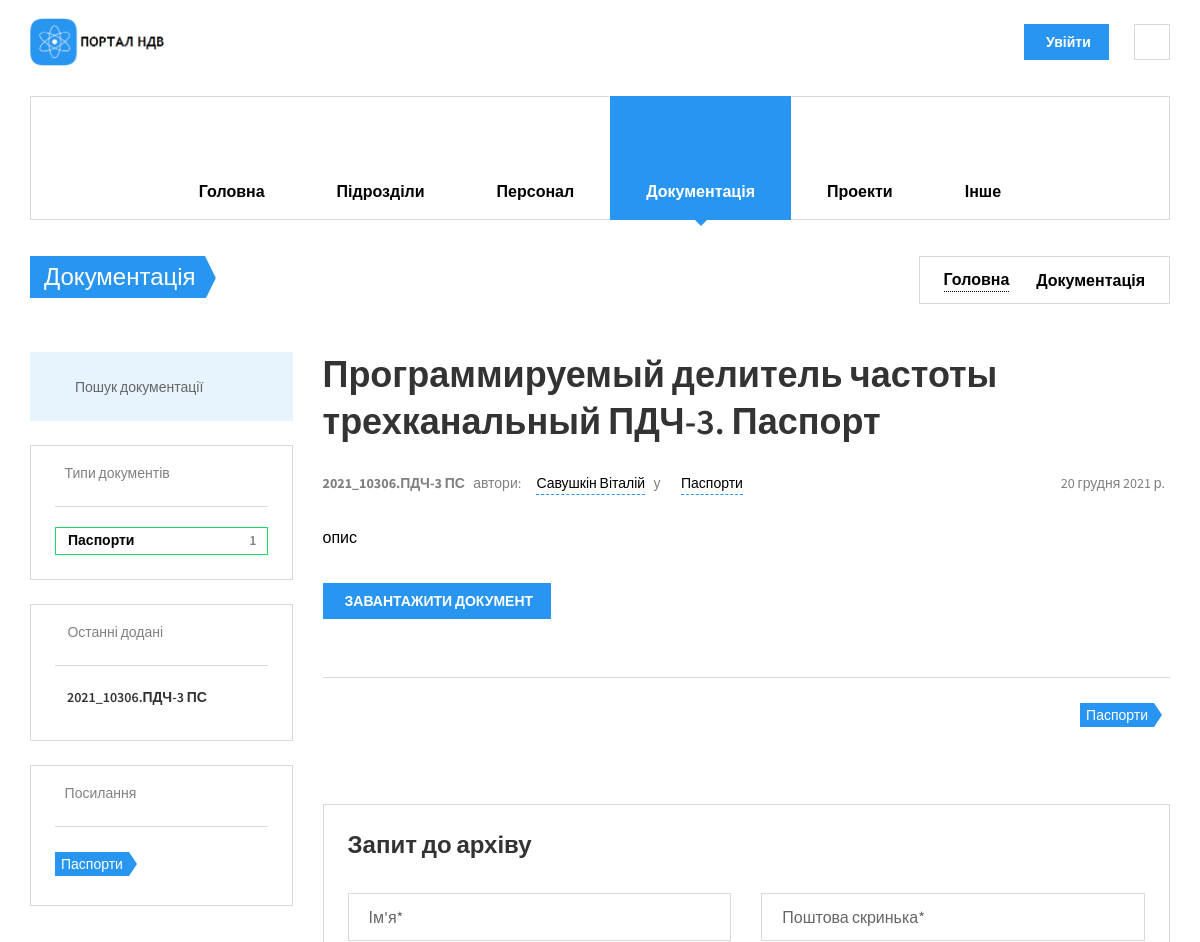
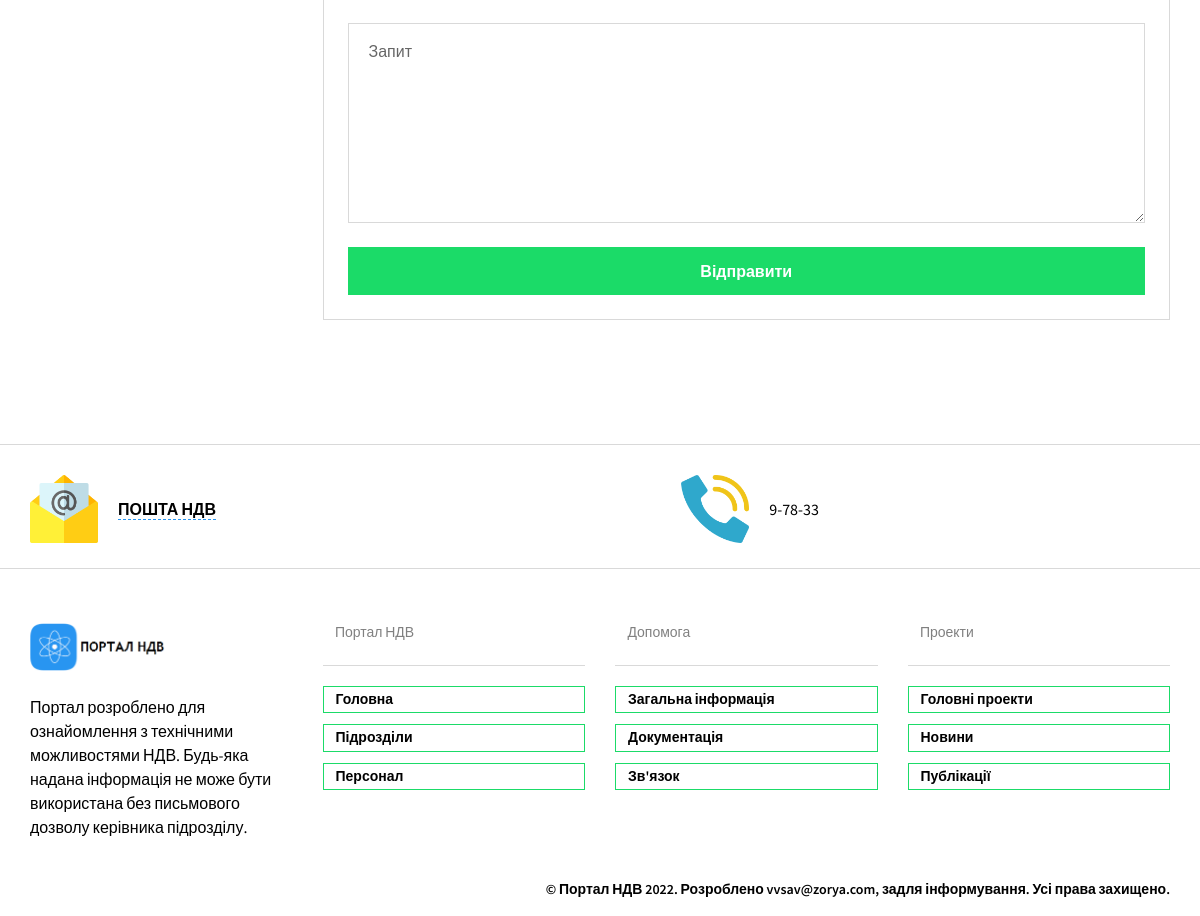
/documents/docs/programmiruemyj-delitel-chastoty-trehkanalnyj-pdch-3-pasport/, run on the app's committed database (2 pictures, top to bottom).
### documents/models.py (models this page shows, shortened)
class Documents(models.Model):
    CHOICES_DOC_TYPE = (
        ("M", "Методики"), ("P", "Паспорти"), ("KE", "Керівництва з експлуатації"), ("TD", "Техничні довідки"),
        ("ZT", "Технічні звіти"), ("TI", "Технологічні інструкції"), ("I", "Інше"), (None, "Тип"))
    CHOICES_STATUS = (("Р", "Розробка"), ("У", "Узгодження"), ("В", "Впроваджено"), (None, "Статус"))
    year = models.CharField(max_length=4, help_text="Введіть рік випуску",
                            verbose_name="Рік випуску", null=True)
    number = models.CharField(max_length=20, help_text="Введіть номер документу",
                              verbose_name="Номер документа", null=True)
    name = models.CharField(max_length=500, help_text="Введіть назву документу",
                            verbose_name="Назва документа")
    description = models.TextField(max_length=5000, help_text='Введіть короткий опис документа (мета)',
                                   verbose_name='Опис документа', null=True)
    slug = models.SlugField(max_length=500, unique=True, verbose_name='URL', db_index=True)
    div = models.ForeignKey(Divisions, on_delete=models.SET_NULL, null=True, verbose_name='Назва підрозділу',
                            related_name='div')
    author = models.ManyToManyField(Staff, verbose_name='Автор', help_text="Оберіть автора/авторів документу",
                                    related_name='authors')
    type = models.CharField(max_length=50, help_text="Оберіть тип документу",
                            verbose_name="Тип документу", choices=CHOICES_DOC_TYPE)
    status = models.CharField(max_length=50, help_text="Поточний статус документу",
                              verbose_name="Статус документу", choices=CHOICES_STATUS)
    def directory_path(instance, filename):
        return f'archives/{instance.div.slug}/{instance.type}/{filename}'
    doc = models.FileField(upload_to=directory_path)
    release_date = models.DateField(help_text="Введіть дату впровадження", verbose_name="Дата впровадження",
                                    blank=True, null=True)
    objects = models.Manager()
    def display_author(self):
        return ', '.join([self.staff.fio.split()[0] for self.staff in self.author.all()])
    display_author.short_description = 'Автори'
    def file_load(self):
        self.doc.upload_to = f'archives/{self.div.slug}/{self.type}/'
        return self.doc.upload_to
    file_load.short_description = 'Розташування файлу'
    class Meta:
        verbose_name = 'Документація'
        verbose_name_plural = 'Документація'
        ordering = ['-release_date']

### nio_app/models.py (models this page shows, shortened)
class Staff(models.Model):
    fio = models.CharField(max_length=100, help_text='не більше ніж 100 символів',
                           verbose_name='ПІБ')
    slug = models.SlugField(max_length=100, unique=True, verbose_name='URL', db_index=True)
    div = models.ForeignKey(Divisions, on_delete=models.SET_NULL, verbose_name='Підрозділ', null=True)
    tabel = models.CharField(max_length=5, help_text='не більше ніж 5 символів', verbose_name='Табельный номер',
                             unique=True)
    prof = models.CharField(max_length=100, help_text='не більше ніж 100 символів',
                            verbose_name='Посада')
    oklad = models.IntegerField(verbose_name='Оклад')
    birthday = models.DateField(verbose_name="Дата народження", blank=True)
    phone = models.CharField(max_length=18, help_text='формат +38(ХХХ)-ХХХ-ХХ-ХХ',
                             verbose_name='Номер телефону')
    adress = models.CharField(max_length=100, help_text='формат пр/вул/провулок ХХХХХ д.ХХ кв.ХХ',
                              verbose_name='Домашня адреса')
    photo = models.ImageField(upload_to="workers_foto/", verbose_name="Фото")
    objects = models.Manager()
    class Meta:
        verbose_name = 'Персонал'
        verbose_name_plural = 'Персонал'
        ordering = ['fio']

### documents/views.py (the view)
# urls.py: path('docs/<slug:slug>/', DocDetail.as_view(), name='doc_single'),
class DocDetail(DetailView, PortalMixin):
    model = Documents
    template_name = 'documents/doc_single.html'
    def get_context_data(self, *, object_list=None, **kwargs):
        context = super().get_context_data(object_list=None, **kwargs)
        context['docs_all'] = Documents.objects.only('year', 'slug', 'number')
        """використання PortalMixin"""
        self.divisions = Divisions.objects.only('abr', 'slug')
        mixin_context = self.get_user_context()
        return dict(list(context.items()) + list(mixin_context.items()))

### nio_app/utilits.py (called while the page is built)
    def docs_name(self):
        doc = (
            ("M", "Методики"), ("P", "Паспорти"), ("KE", "Керівництва з експлуатації"), ("TD", "Техничні довідки"),
            ("ZT", "Технічні звіти"), ("TI", "Технологічні інструкції"), ("I", "Інше"))
        docs_type = Documents.objects.values('type').annotate(Count('type'))
        dt = []
        for i in doc:
            for t in docs_type:
                if t['type'] in i:
                    add = [i[0], i[1], t['type__count']]
                    dt.append(add)
                else:
                    continue
        return dt

    def get_user_context(self, **kwargs):
        context = kwargs
        context['divisions'] = self.divisions
        context['dt'] = self.docs_name()
        context['projects'] = Projects.objects.only('name')
        context['page'] = ''
        return context

### documents/templates/documents/doc_single.html (shortened to what this page needs)
{% extends 'nio_app/base_portal.html' %}
{% load static %}
{% block main %}
<li class="menu-item-has-children">
  {% endblock main %}
  {% block divs %}
<li class="menu-item-has-children">
  {% endblock divs %}
  {% block staff %}
<li class="menu-item-has-children">
  {% endblock staff %}
  {% block docs %}
<li class="menu-item-has-children current-menu-item">
  {% endblock docs %}
  {% block projects %}
<li class="menu-item-has-children">
  {% endblock projects %}
  {% block other %}
<li class="menu-item-has-children">
  {% endblock other %}
{% block content %}
<section class="page-title">
  <div class="container">
    <div class="inner">
      <div class="column">
        <div class="title">
          <a href="{% url 'documents:docs' %}">
          <h1>Документація</h1>
          </a>
        </div>
      </div>
      <div class="column">
        <div class="breadcrumbs">
          <a href="{% url 'nio_app:index_portal' %}">Головна</a>
          <span class="delimiter"><i class="icon-arrow-right"></i></span>
          <span>Документація</span>
        </div>
      </div>
    </div>
  </div>
</section>
<div class="container">
  <div class="row">
    <div class="col-lg-9 col-md-8 col-lg-push-3 col-md-push-4">
      <h3>{{documents.name}}</h3>
      <div class="post-meta">
        <div class="column">
              <span>
                <strong>{{ documents.year }}_{{ documents.number }}</strong>
              </span>
              <span>
                  автори:
                {% for a in documents.author.all %}
                <i class="icon-head"></i>
                <a href="{% url 'nio_app:staff_single' a.slug %}">
                    {{ a.fio }}</a>
                {% endfor %}
              </span>
              <span>у</span>
              <span>
                <i class="icon-ribbon"></i>
                <a href="{% url 'documents:docs_type' documents.type %}">{{ documents.get_type_display }}</a>
              </span>
            </div>
        <div class="column"><span>{{ documents.release_date }}</span></div>
      </div>
      <p>{{ documents.description|safe }}</p>
      {% if request.user.is_authenticated %}
      <a href="{% url 'documents:download_doc' id=documents.pk %}"
         class="btn btn-sm btn-default btn-icon-right waves-effect waves-light">
        ЗАВАНТАЖИТИ ДОКУМЕНТ
      </a>
      {% else %}
      <a href="{% url 'nio_app:login' %}"
         class="btn btn-sm btn-default btn-icon-right waves-effect waves-light">
        ЗАВАНТАЖИТИ ДОКУМЕНТ
      </a>
      {% endif %}
      <div class="post-tools space-top-2x">
        <div class="column">
          <div class="tags-links">
            <a href="{% url 'documents:docs_type' documents.type %}">{{ documents.get_type_display }}</a>
          </div>
        </div>
      </div>
      <div class="comments-area space-top-3x">
        <div class="comment-respond">
          <h4 class="comment-reply-title">Запит до архіву</h4>
          <form method="post" class="row" autocomplete="off">
          <div class="col-sm-6">
            <input type="text" class="form-control" placeholder="Ім'я*" required>
          </div>
          <div class="col-sm-6">
            <input type="email" class="form-control" placeholder="Поштова скринька*" required>
          </div>
          <div class="col-sm-12">
            <textarea class="form-control" rows="7" placeholder="Запит"></textarea>
          </div>
          <div class="col-sm-12">
            <button type="submit" class="btn btn-primary btn-block space-top-none space-bottom-none">Відправити</button>
          </div>
        </form>
        </div>
    </div>
  </div>
        {% include 'documents/include/sidebar_docs.html' %}
  </div>
</div>
{% endblock content %}

### documents/templates/documents/include/sidebar_docs.html (shortened to what this page needs)
{% load static %}
<div class="col-lg-3 col-md-4 col-lg-pull-9 col-md-pull-8">
    <aside class="sidebar">
        <section class="widget widget_search">
            <form method="get" class="search-box" action="{% url 'documents:search_docs' %}">
                <input type="text" class="form-control" name="search_docs" placeholder="Пошук документації">
            <button type="submit"><i class="icon-search"></i></button>
            </form>
        </section>
        <section class="widget widget_categories">
            <h3 class="widget-title"><i class="icon-ribbon"></i>Типи документів
            </h3>
            <ul>{% for d in dt %}
                <li><a href="{% url 'documents:docs_type' d.0 %}">{{ d.1 }}<span>{{ d.2 }}</span></a>
                </li>
                {% endfor %}
            </ul>
        </section>
        <section class="widget widget_recent_posts">
            <h3 class="widget-title"><i class="icon-paper"></i>
                Останні додані
            </h3>
            {% for d in docs_all|slice:":7" %}
            <div class="item" style="margin-bottom: 6px">
                <div class="info">
                    <h4><a href="{% url 'documents:doc_single' d.slug %}">{{ d.year }}_{{ d.number }}</a></h4>
                </div>
            </div>
            {% endfor %}
        </section>
        <section class="widget widget_tag_cloud">
            <h3 class="widget-title"><i class="icon-tag"></i>Посилання
            </h3>
            {% for d in dt %}
            <a href="{% url 'documents:docs_type' d.0 %}">{{ d.1 }}</a>
            {% endfor %}
        </section>
    </aside>
</div>

### data on the page
Documents: name "Программируемый делитель частоты трехканальный ПДЧ-3. Паспорт", year "2021", number "10306.ПДЧ-3 ПС", type "Паспорти", release_date "20 грудня 2021 р.", description "опис"
Staff: fio "Савушкін Віталій"

### other printed values
{{ d.1 }} "Паспорти"
{{ d.2 }} "1"
